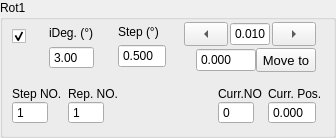
             <widget class="QGroupBox" name="rotary1Group">
              <property name="sizePolicy">
               <sizepolicy hsizetype="Expanding" vsizetype="Expanding">
                <horstretch>0</horstretch>
                <verstretch>0</verstretch>
               </sizepolicy>
              </property>
              <property name="title">
               <string>Rot1</string>
              </property>
              <layout class="QVBoxLayout" name="verticalLayout_83">
               <property name="leftMargin">
                <number>9</number>
               </property>
               <property name="topMargin">
                <number>0</number>
               </property>
               <item>
                <layout class="QVBoxLayout" name="verticalLayout_81">
                 <property name="spacing">
                  <number>12</number>
                 </property>
                 <item>
                  <layout class="QHBoxLayout" name="horizontalLayout_45" stretch="1,3,0,5">
                   <item>
                    <layout class="QVBoxLayout" name="verticalLayout_79">
                     <property name="spacing">
                      <number>6</number>
                     </property>
                     <property name="topMargin">
                      <number>9</number>
                     </property>
                     <item>
                      <widget class="QCheckBox" name="activeRot1">
                       <property name="sizePolicy">
                        <sizepolicy hsizetype="Expanding" vsizetype="Fixed">
                         <horstretch>0</horstretch>
                         <verstretch>0</verstretch>
                        </sizepolicy>
                       </property>
                       <property name="toolTip">
                        <string>Active Instrument?</string>
                       </property>
                       <property name="text">
                        <string/>
                       </property>
                       <property name="checked">
                        <bool>true</bool>
                       </property>
                       <property name="mytype" stdset="0">
                        <string>checkbox</string>
                       </property>
                      </widget>
                     </item>
                     <item>
                      <widget class="LedIndicator" name="rotary1Led" native="true">
                       <property name="sizePolicy">
                        <sizepolicy hsizetype="Fixed" vsizetype="Fixed">
                         <horstretch>0</horstretch>
                         <verstretch>0</verstretch>
                        </sizepolicy>
                       </property>
                       <property name="minimumSize">
                        <size>
                         <width>25</width>
                         <height>25</height>
                        </size>
                       </property>
                       <property name="maximumSize">
                        <size>
                         <width>25</width>
                         <height>25</height>
                        </size>
                       </property>
                       <property name="baseSize">
                        <size>
                         <width>0</width>
                         <height>0</height>
                        </size>
                       </property>
                       <property name="mytype" stdset="0">
                        <string>led</string>
                       </property>
                      </widget>
                     </item>
                    </layout>
                   </item>
                   <item>
                    <layout class="QVBoxLayout" name="verticalLayout_37">
                     <property name="spacing">
                      <number>0</number>
                     </property>
                     <property name="leftMargin">
                      <number>0</number>
                     </property>
                     <property name="rightMargin">
                      <number>12</number>
                     </property>
                     <item>
                      <widget class="QLabel" name="label_31">
                       <property name="sizePolicy">
                        <sizepolicy hsizetype="Expanding" vsizetype="Fixed">
                         <horstretch>0</horstretch>
                         <verstretch>0</verstretch>
                        </sizepolicy>
                       </property>
                       <property name="maximumSize">
                        <size>
                         <width>16777215</width>
                         <height>16777215</height>
                        </size>
                       </property>
                       <property name="text">
                        <string>iDeg. (°)</string>
                       </property>
                       <property name="mytype" stdset="0">
                        <string>label</string>
                       </property>
                      </widget>
                     </item>
                     <item>
                      <widget class="QDoubleSpinBox" name="iRot1">
                       <property name="sizePolicy">
                        <sizepolicy hsizetype="Expanding" vsizetype="Fixed">
                         <horstretch>0</horstretch>
                         <verstretch>0</verstretch>
                        </sizepolicy>
                       </property>
                       <property name="maximumSize">
                        <size>
                         <width>16777215</width>
                         <height>16777215</height>
                        </size>
                       </property>
                       <property name="buttonSymbols">
                        <enum>QAbstractSpinBox::ButtonSymbols::NoButtons</enum>
                       </property>
                       <property name="value">
                        <double>3.000000000000000</double>
                       </property>
                      </widget>
                     </item>
                    </layout>
                   </item>
                   <item>
                    <layout class="QVBoxLayout" name="verticalLayout_27">
                     <property name="spacing">
                      <number>0</number>
                     </property>
                     <item>
                      <widget class="QLabel" name="label_33">
                       <property name="sizePolicy">
                        <sizepolicy hsizetype="Expanding" vsizetype="Fixed">
                         <horstretch>0</horstretch>
                         <verstretch>0</verstretch>
                        </sizepolicy>
                       </property>
                       <property name="text">
                        <string>Step (°)</string>
                       </property>
                       <property name="mytype" stdset="0">
                        <string>label</string>
                       </property>
                      </widget>
                     </item>
                     <item>
                      <widget class="QDoubleSpinBox" name="rotary1Step">
                       <property name="sizePolicy">
                        <sizepolicy hsizetype="Expanding" vsizetype="Fixed">
                         <horstretch>0</horstretch>
                         <verstretch>0</verstretch>
                        </sizepolicy>
                       </property>
                       <property name="maximumSize">
                        <size>
                         <width>48</width>
                         <height>24</height>
                        </size>
                       </property>
                       <property name="buttonSymbols">
                        <enum>QAbstractSpinBox::ButtonSymbols::NoButtons</enum>
                       </property>
                       <property name="decimals">
                        <number>3</number>
                       </property>
                       <property name="value">
                        <double>0.500000000000000</double>
                       </property>
                      </widget>
                     </item>
                    </layout>
                   </item>
                   <item>
                    <layout class="QVBoxLayout" name="verticalLayout_53">
                     <property name="spacing">
                      <number>0</number>
                     </property>
                     <property name="leftMargin">
                      <number>6</number>
                     </property>
                     <property name="rightMargin">
                      <number>6</number>
                     </property>
                     <item>
                      <layout class="QHBoxLayout" name="horizontalLayout_19">
                       <property name="spacing">
                        <number>2</number>
                       </property>
                       <item>
                        <widget class="QToolButton" name="rot1JogL">
                         <property name="sizePolicy">
                          <sizepolicy hsizetype="Expanding" vsizetype="Fixed">
                           <horstretch>0</horstretch>
                           <verstretch>0</verstretch>
                          </sizepolicy>
                         </property>
                         <property name="minimumSize">
                          <size>
                           <width>32</width>
                           <height>0</height>
                          </size>
                         </property>
                         <property name="maximumSize">
                          <size>
                           <width>16777215</width>
                           <height>24</height>
                          </size>
                         </property>
                         <property name="text">
                          <string>...</string>
                         </property>
                         <property name="toolButtonStyle">
                          <enum>Qt::ToolButtonStyle::ToolButtonIconOnly</enum>
                         </property>
                         <property name="arrowType">
                          <enum>Qt::ArrowType::LeftArrow</enum>
                         </property>
                         <property name="mytype" stdset="0">
                          <string>arrowbutton</string>
                         </property>
                        </widget>
                       </item>
                       <item>
                        <widget class="QDoubleSpinBox" name="rotary1JogStep">
                         <property name="sizePolicy">
                          <sizepolicy hsizetype="Expanding" vsizetype="Fixed">
                           <horstretch>0</horstretch>
                           <verstretch>0</verstretch>
                          </sizepolicy>
                         </property>
                         <property name="maximumSize">
                          <size>
                           <width>40</width>
                           <height>24</height>
                          </size>
                         </property>
                         <property name="buttonSymbols">
                          <enum>QAbstractSpinBox::ButtonSymbols::NoButtons</enum>
                         </property>
                         <property name="decimals">
                          <number>3</number>
                         </property>
                         <property name="minimum">
                          <double>-50.000000000000000</double>
                         </property>
                         <property name="maximum">
                          <double>210.000000000000000</double>
                         </property>
                         <property name="value">
                          <double>0.010000000000000</double>
                         </property>
                        </widget>
                       </item>
                       <item>
                        <widget class="QToolButton" name="rot1JogR">
                         <property name="sizePolicy">
                          <sizepolicy hsizetype="Expanding" vsizetype="Fixed">
                           <horstretch>0</horstretch>
                           <verstretch>0</verstretch>
                          </sizepolicy>
                         </property>
                         <property name="minimumSize">
                          <size>
                           <width>32</width>
                           <height>0</height>
                          </size>
                         </property>
                         <property name="maximumSize">
                          <size>
                           <width>16777215</width>
                           <height>24</height>
                          </size>
                         </property>
                         <property name="text">
                          <string>...</string>
                         </property>
                         <property name="arrowType">
                          <enum>Qt::ArrowType::RightArrow</enum>
                         </property>
                         <property name="mytype" stdset="0">
                          <string>arrowbutton</string>
                         </property>
                        </widget>
                       </item>
                      </layout>
                     </item>
                     <item>
                      <layout class="QHBoxLayout" name="horizontalLayout_13">
                       <property name="leftMargin">
                        <number>12</number>
                       </property>
                       <item>
                        <widget class="QDoubleSpinBox" name="rot1SetPos">
                         <property name="sizePolicy">
                          <sizepolicy hsizetype="Minimum" vsizetype="Preferred">
                           <horstretch>0</horstretch>
                           <verstretch>0</verstretch>
                          </sizepolicy>
                         </property>
                         <property name="maximumSize">
                          <size>
                           <width>60</width>
                           <height>24</height>
                          </size>
                         </property>
                         <property name="buttonSymbols">
                          <enum>QAbstractSpinBox::ButtonSymbols::NoButtons</enum>
                         </property>
                         <property name="decimals">
                          <number>3</number>
                         </property>
                         <property name="maximum">
                          <double>1000.000000000000000</double>
                         </property>
                        </widget>
                       </item>
                       <item>
                        <widget class="QPushButton" name="rot1MoveTo">
                         <property name="sizePolicy">
                          <sizepolicy hsizetype="Minimum" vsizetype="Preferred">
                           <horstretch>0</horstretch>
                           <verstretch>0</verstretch>
                          </sizepolicy>
                         </property>
                         <property name="maximumSize">
                          <size>
                           <width>60</width>
                           <height>24</height>
                          </size>
                         </property>
                         <property name="font">
                          <font>
                           <pointsize>10</pointsize>
                          </font>
                         </property>
                         <property name="text">
                          <string>Move to</string>
                         </property>
                         <property name="mytype" stdset="0">
                          <string>clickable_button</string>
                         </property>
                        </widget>
                       </item>
                      </layout>
                     </item>
                    </layout>
                   </item>
                  </layout>
                 </item>
                 <item>
                  <layout class="QHBoxLayout" name="horizontalLayout">
                   <property name="spacing">
                    <number>6</number>
                   </property>
                   <item>
                    <layout class="QVBoxLayout" name="verticalLayout_28">
                     <property name="spacing">
                      <number>0</number>
                     </property>
                     <item>
                      <widget class="QLabel" name="label_32">
                       <property name="text">
                        <string>Step NO.</string>
                       </property>
                       <property name="mytype" stdset="0">
                        <string>label</string>
                       </property>
                      </widget>
                     </item>
                     <item>
                      <widget class="QSpinBox" name="rotary1StepNO">
                       <property name="sizePolicy">
                        <sizepolicy hsizetype="Expanding" vsizetype="Fixed">
                         <horstretch>0</horstretch>
                         <verstretch>0</verstretch>
                        </sizepolicy>
                       </property>
                       <property name="maximumSize">
                        <size>
                         <width>36</width>
                         <height>24</height>
                        </size>
                       </property>
                       <property name="buttonSymbols">
                        <enum>QAbstractSpinBox::ButtonSymbols::NoButtons</enum>
                       </property>
                       <property name="maximum">
                        <number>10000</number>
                       </property>
                       <property name="value">
                        <number>1</number>
                       </property>
                      </widget>
                     </item>
                    </layout>
                   </item>
                   <item>
                    <layout class="QVBoxLayout" name="verticalLayout_86">
                     <property name="spacing">
                      <number>0</number>
                     </property>
                     <item>
                      <widget class="QLabel" name="label_58">
                       <property name="sizePolicy">
                        <sizepolicy hsizetype="Expanding" vsizetype="Fixed">
                         <horstretch>0</horstretch>
                         <verstretch>0</verstretch>
                        </sizepolicy>
                       </property>
                       <property name="text">
                        <string>Rep. NO.</string>
                       </property>
                       <property name="mytype" stdset="0">
                        <string>label</string>
                       </property>
                      </widget>
                     </item>
                     <item>
                      <widget class="QSpinBox" name="rotary1StepNO_2">
                       <property name="sizePolicy">
                        <sizepolicy hsizetype="Expanding" vsizetype="Fixed">
                         <horstretch>0</horstretch>
                         <verstretch>0</verstretch>
                        </sizepolicy>
                       </property>
                       <property name="maximumSize">
                        <size>
                         <width>36</width>
                         <height>24</height>
                        </size>
                       </property>
                       <property name="buttonSymbols">
                        <enum>QAbstractSpinBox::ButtonSymbols::NoButtons</enum>
                       </property>
                       <property name="maximum">
                        <number>10000</number>
                       </property>
                       <property name="value">
                        <number>1</number>
                       </property>
                      </widget>
                     </item>
                    </layout>
                   </item>
                   <item>
                    <layout class="QVBoxLayout" name="verticalLayout_46">
                     <property name="spacing">
                      <number>0</number>
                     </property>
                     <item>
                      <widget class="QLabel" name="label_39">
                       <property name="text">
                        <string>Curr.NO</string>
                       </property>
                       <property name="mytype" stdset="0">
                        <string>label</string>
                       </property>
                      </widget>
                     </item>
                     <item>
                      <widget class="QSpinBox" name="rotary1CurrStepNO">
                       <property name="sizePolicy">
                        <sizepolicy hsizetype="Expanding" vsizetype="Fixed">
                         <horstretch>0</horstretch>
                         <verstretch>0</verstretch>
                        </sizepolicy>
                       </property>
                       <property name="maximumSize">
                        <size>
                         <width>36</width>
                         <height>24</height>
                        </size>
                       </property>
                       <property name="buttonSymbols">
                        <enum>QAbstractSpinBox::ButtonSymbols::NoButtons</enum>
                       </property>
                       <property name="mytype" stdset="0">
                        <string>intNO</string>
                       </property>
                      </widget>
                     </item>
                    </layout>
                   </item>
                   <item>
                    <layout class="QVBoxLayout" name="verticalLayout_45">
                     <property name="spacing">
                      <number>0</number>
                     </property>
                     <item>
                      <widget class="QLabel" name="label_16">
                       <property name="text">
                        <string>Curr. Pos.</string>
                       </property>
                       <property name="mytype" stdset="0">
                        <string>label</string>
                       </property>
                      </widget>
                     </item>
                     <item>
                      <widget class="QDoubleSpinBox" name="rot1CurrPos">
                       <property name="sizePolicy">
                        <sizepolicy hsizetype="Expanding" vsizetype="Fixed">
                         <horstretch>0</horstretch>
                         <verstretch>0</verstretch>
                        </sizepolicy>
                       </property>
                       <property name="maximumSize">
                        <size>
                         <width>48</width>
                         <height>24</height>
                        </size>
                       </property>
                       <property name="buttonSymbols">
                        <enum>QAbstractSpinBox::ButtonSymbols::NoButtons</enum>
                       </property>
                       <property name="decimals">
                        <number>3</number>
                       </property>
                       <property name="minimum">
                        <double>-10.000000000000000</double>
                       </property>
                       <property name="maximum">
                        <double>1000.000000000000000</double>
                       </property>
                      </widget>
                     </item>
                    </layout>
                   </item>
                  </layout>
                 </item>
                </layout>
               </item>
              </layout>
             </widget>
